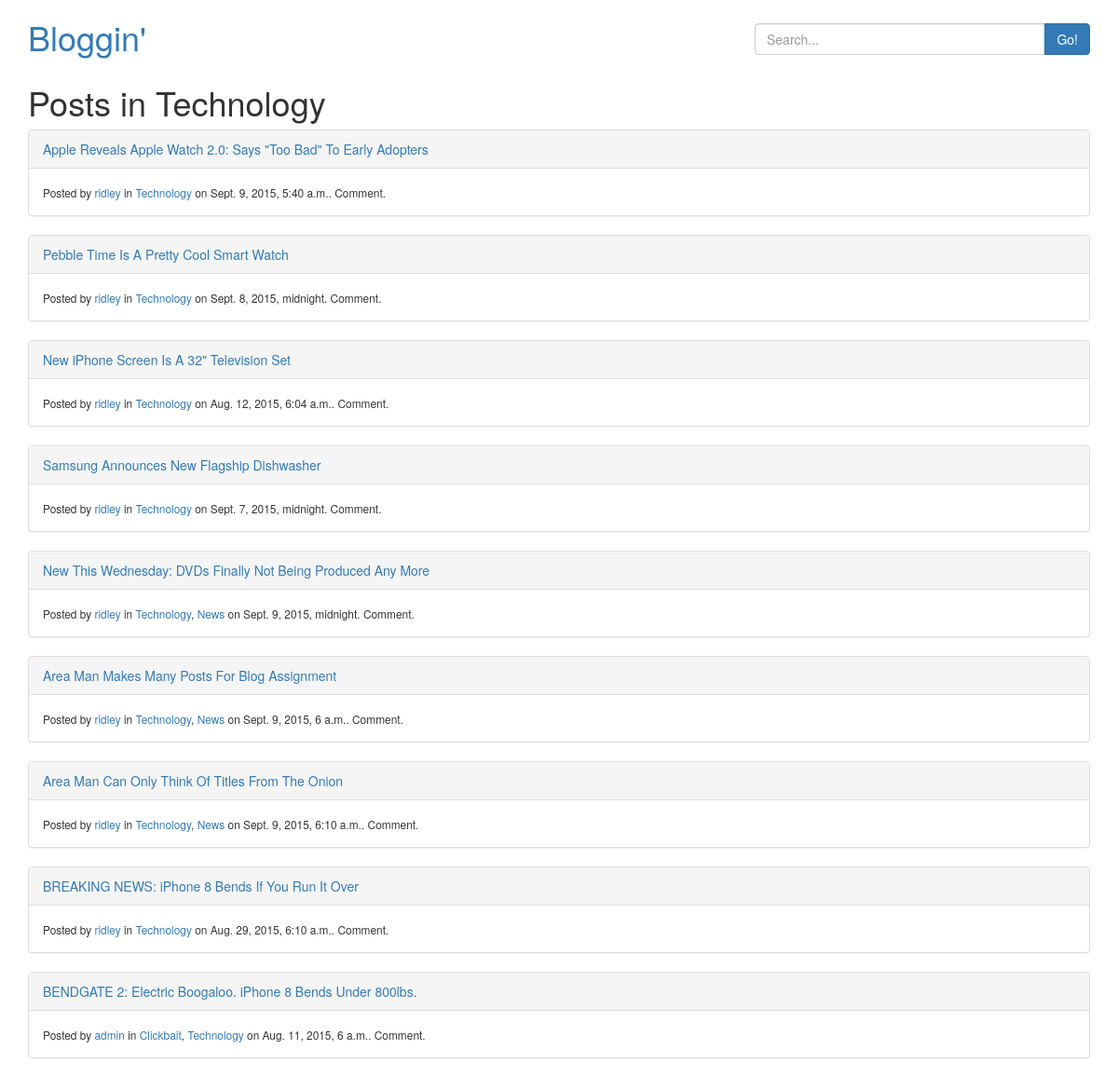
Screenshot of /category/tech/ with the database file from the repository.
### project3/blog/models.py (models this page shows, shortened)
class Category(models.Model):
    name = models.CharField(max_length=32)
    slug = models.SlugField()

class Post(models.Model):
    title = models.CharField(max_length=64)
    author = models.ForeignKey(User)
    text = models.TextField()
    pub_date = models.DateTimeField()
    active = models.BooleanField(default=False)
    categories = models.ManyToManyField(Category)
    @property
    def published(self):
        return self.pub_date < timezone.now()

### project3/blog/views.py (the view)
# urls.py: url(r'^category/(?P<slug>[-\w]+)/$', CategoryPostList.as_view(), name="category-list"),
class CategoryPostList(ListView):
    model = Post
    paginate_by = 10
    template_name = "blog/post_list.html"
    def get_queryset(self):
        category = Category.objects.get(slug=self.kwargs.get('slug'))
        return Post.objects.filter(categories__in=[category], active=True, pub_date__lte=timezone.now())
    def get_context_data(self, *args, **kwargs):
        context = super(CategoryPostList, self).get_context_data(*args, **kwargs)
        context['is_category'] = True
        context['category'] = Category.objects.get(slug=self.kwargs.get('slug'))
        return context

### project3/blog/templates/blog/post_list.html (shortened to what this page needs)
{% extends 'base.html' %}
{% load bootstrap_pagination %}
{% load comments %}
{% block content %}
    {% if is_category %}
        <h1>Posts in {{ category.name }}</h1>
    {% elif search %}
        <h1>Search Results</h1>
    {% elif user_obj %}
        <h1>Posts By {{ user_obj.username }}</h1>
    {% else %}
        <h1>Recent Posts</h1>
    {% endif %}
    {% for post in object_list %}
        {% if post.active and post.published %}
            <div class="panel panel-default">
                <div class="panel-heading">
                    <a href="{% url 'post-detail' post.pk %}">{{ post.title }}</a>
                </div>
                <div class="panel-body">
                    <small>Posted by <a href="{% url 'user-list' post.author.username %}">{{ post.author.username }}</a> in {% for cat in post.categories.all %}<a href="{% url 'category-list' cat.slug %}">{{ cat.name }}</a>{% if not forloop.last %}, {% endif %}{% endfor %} on {{ post.pub_date }}. {% get_comment_count for post as comment_count %}{{ comment_count }} Comment{{ comment_count|pluralize:"s" }}.</small>
                </div>
            </div>
        {% endif %}
    {% empty %}
        We couldn't find anything!
    {% endfor %}
{% endblock content %}

### rows the page displays
Category: name "Technology"
Post: title "Apple Reveals Apple Watch 2.0: Says \"Too Bad\" To Early Adopters", author.username "ridley", pub_date "Sept. 9, 2015, 5:40 a.m."
Post: title "Pebble Time Is A Pretty Cool Smart Watch", author.username "ridley", pub_date "Sept. 8, 2015, midnight"
Post: title "New iPhone Screen Is A 32\" Television Set", author.username "ridley", pub_date "Aug. 12, 2015, 6:04 a.m."
Post: title "Samsung Announces New Flagship Dishwasher", author.username "ridley", pub_date "Sept. 7, 2015, midnight"
Post: title "New This Wednesday: DVDs Finally Not Being Produced Any More", author.username "ridley", pub_date "Sept. 9, 2015, midnight"
Category: name "News"
Post: title "Area Man Makes Many Posts For Blog Assignment", author.username "ridley", pub_date "Sept. 9, 2015, 6 a.m."
Post: title "Area Man Can Only Think Of Titles From The Onion", author.username "ridley", pub_date "Sept. 9, 2015, 6:10 a.m."
Post: title "BREAKING NEWS: iPhone 8 Bends If You Run It Over", author.username "ridley", pub_date "Aug. 29, 2015, 6:10 a.m."
Post: title "BENDGATE 2: Electric Boogaloo. iPhone 8 Bends Under 800lbs.", author.username "admin", pub_date "Aug. 11, 2015, 6 a.m."
Category: name "Clickbait"
